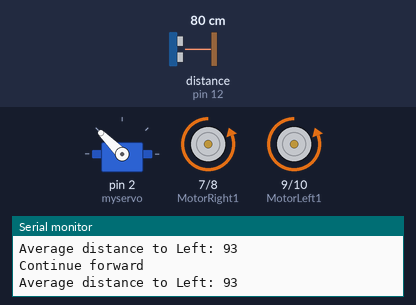
Simulated run of this sketch. Board: Arduino Uno, built with avr-gcc and run on an emulated ATmega328P. On the bench: servo, motor-driver pin pairs drawn as motors (green arrow = first pin HIGH = forward, orange = second pin HIGH = backward, longer = more drive, scaled by the enable pin), the last lines printed to the serial monitor. Wiring (inferred from the names in the program): ultrasonic range finder: trigger pin 13; echo pin 12. The test bench sets the inputs (shaded band); at power-on: distance to the obstacle (sensor on pin 12) 80 cm. The echo pulse lasts 58.3 µs per cm.

Above: at 1.2 s.
1.3 s: distance to the obstacle (sensor on pin 12) set to 2 cm
At 2.5 s:
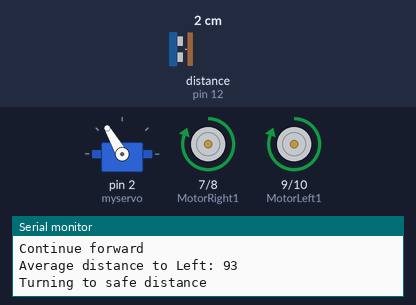
2.8 s: distance to the obstacle (sensor on pin 12) set to 60 cm
At 3.7 s:
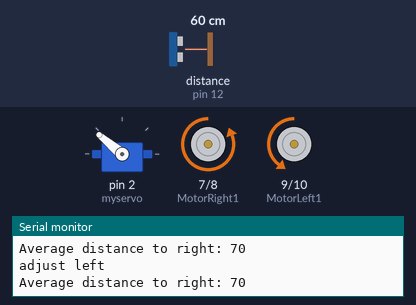
5.8 s: distance to the obstacle (sensor on pin 12) set to 120 cm
At 6.5 s:
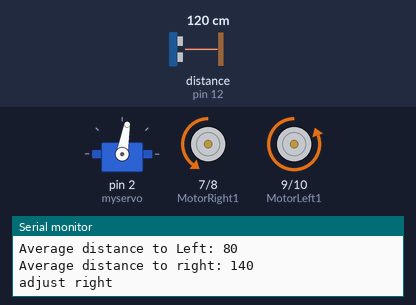
8.8 s: distance to the obstacle (sensor on pin 12) set to 250 cm
At 9.95 s:
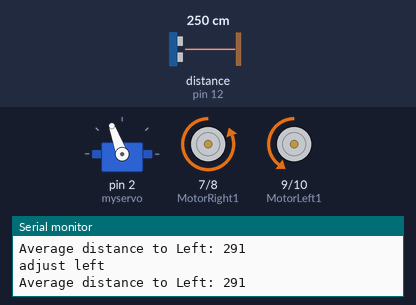
11.8 s: distance to the obstacle (sensor on pin 12) set to 299 cm
At 12.77 s:
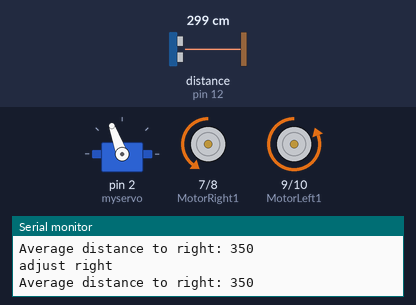
14.8 s: distance to the obstacle (sensor on pin 12) set to 35 cm
At 15.8 s:
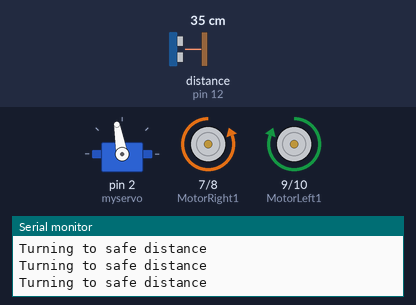
Timing chart, 0 to 17.3 s (numbered marks = the images above; inputs shaded):
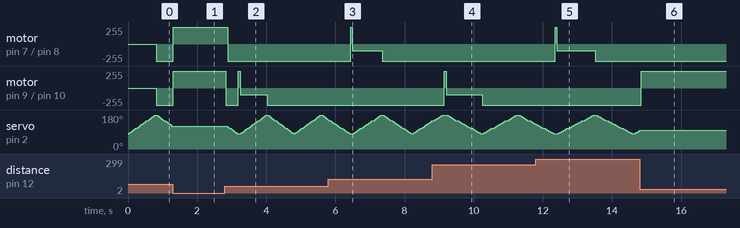

Measured:
- after the input at 1.3 s, motor on pin 7 (MotorRight1) / pin 8 (MotorRight2), motor on pin 9 (MotorLeft1) / pin 10 (MotorLeft2): backward 255/255 → forward 255/255 at once; servo on pin 2 (myservo): stops changing and stays 120°
- after the input at 2.8 s, motor on pin 7 (MotorRight1) / pin 8 (MotorRight2): forward 255/255 → backward 255/255 after 0.08 s; motor on pin 9 (MotorLeft1) / pin 10 (MotorLeft2): forward 255/255 → backward 255/255 at once, → backward 100/255 0.36 s later, → backward 255/255 0.84 s later
- after the input at 5.8 s, motor on pin 7 (MotorRight1) / pin 8 (MotorRight2): backward 255/255 → backward 100/255 after 0.64 s, → backward 255/255 0.92 s later
- after the input at 8.8 s, motor on pin 9 (MotorLeft1) / pin 10 (MotorLeft2): backward 255/255 → backward 100/255 after 0.35 s, → backward 255/255 1.1 s later
- after the input at 11.8 s, motor on pin 7 (MotorRight1) / pin 8 (MotorRight2): backward 255/255 → backward 100/255 after 0.56 s, → backward 255/255 1.2 s later
- after the input at 14.8 s, motor on pin 9 (MotorLeft1) / pin 10 (MotorLeft2): backward 255/255 → forward 255/255 after 0.05 s; servo on pin 2 (myservo): goes on until 14.8 s, then stays 100°
- by itself, servo on pin 2 (myservo): rises from 80° to 180° in 0.74 s, then falls to 120° in 0.49 s

The sketch:

motor_and_servo_control.ino
```cpp
//
//  Creator: Connor Abens
//  Description:
//               This code is meant for a 4WD robot chasis with a servo mounted ultrasonic sensor.
//               The robot should continuously sweep the ultrasonic sensor left and right.
//               With each sweep, the best new direction is chosen by greatest average distance.
//               Safe distance is being checked after each reading of the ultrasonic sensor.
//
//----------------------------------------------------------
#include <Servo.h>
#include "Timer.h"  // dont need this library as is


Timer t;
Servo myservo;  // create servo object to control a servo
const int echoPin = 12; // ultrasonic receive=echo pin
const int triggerPin = 13; // ultrasonic send=trigger pin

//motor pin setup
const int MotorRight1 = 7;
const int MotorRight2 = 8;
const int MotorLeft1 = 9;
const int MotorLeft2 = 10;
const int MotorRightPWM = 6;
const int MotorLeftPWM = 11;
int iSpeed = 255; //speed, range 0 to 255
int slowSpeed = 150;
const int Fgo = 8; // go straight
const int Rgo = 6; // turn right
const int Lgo = 4; // turn left
const int Bgo = 2; // go back
const int rightDir = 5; // for escape direction
const int leftDir = 6; // for escape direction
const int forwardDir = 7;// for escape direction
bool lastTurn = 0; // for escape direction

void setup()
{
   //Ultra sonic
  pinMode(echoPin, INPUT);
  pinMode(triggerPin, OUTPUT);
  //motor connections
  pinMode(MotorRight1, OUTPUT);  //
  pinMode(MotorRight2, OUTPUT);  //
  pinMode(MotorLeft1,  OUTPUT);  //
  pinMode(MotorLeft2,  OUTPUT);  //
  pinMode(MotorRightPWM, OUTPUT); //enable for right side motor
  pinMode(MotorLeftPWM, OUTPUT); //enable for right side motor

   myservo.attach(2);  // attaches the servo on pin 9 to the servo object
  Serial.begin(9600);
  //int tickEvent = t.every(3000, sweep);
  //int tickEvent2 = t.every(200, getDistance);
  //int afterEvent = t.every(1000, doAfter);

  }

//****************************  MAIN LOOP  ***********************************
void loop()
{
  //t.update(); // allows a function to be called every set amount of time
  sweep(); // obstacle avoiding function
}
//**********************  END MAIN LOOP *****************************************

//**********************  OBSTACLE AVOIDING SWEEP FUNCTION *****************************************
void sweep()
{

  int avgRight = 0;
  int avgLeft = 0;
  int pos = 80;
  int recent = 0;

    //right to middle-right sweep
  for (pos = 80; pos <= 110; pos += 5) { // goes from 80 degrees to 130 degrees in steps of 5 degree
    myservo.write(pos);              // tell servo to go to position in variable 'pos'
    delay(30);
    recent = getDistance();
    if(recent <= 45)  //check safe distance
        escape(rightDir);
    avgRight += recent;
  }

  avgRight = avgRight/6;
  Serial.print("Average distance to right: ");
  Serial.print(avgRight);
  Serial.print("\n");

  //middle-right to middle-left sweep
  for (pos = 110; pos <= 150; pos += 5) { // goes from 130 degrees to 180 degrees
                                         // in steps of 5 degree
    myservo.write(pos);              // tell servo to go to position in variable 'pos'
    delay(30);
    if(getDistance() <= 45)  //check safe distance
        escape(forwardDir);
  }


  //middle-left to left sweep
  for (pos = 150; pos <= 180; pos += 5) { // goes from 180 degrees to 130 degrees
    myservo.write(pos);              // tell servo to go to position in variable 'pos'
    delay(30);
    recent = getDistance();
    if(recent <= 45)  //check safe distance
        escape(leftDir);
    avgLeft += recent;                       // waits 15ms for the servo to reach the position
}
 avgLeft = avgLeft/6;
  Serial.print("Average distance to Left: ");
  Serial.print(avgLeft);
  Serial.print("\n");
  //put compare function here
    compare(avgLeft,avgRight);

 //This resets distances for next sweep's compare function
  avgRight = 0;
  avgLeft = 0;

//left to middle-left sweep
for (pos = 180; pos >= 150; pos -= 5) { // goes from 130 degrees to 80 degrees in steps of 5 degree
    myservo.write(pos);              // tell servo to go to position in variable 'pos'
    delay(30);       // waits 15ms for the servo to reach the position
    recent = getDistance();
    if(recent <= 45)  //check safe distance
        escape(leftDir);    //escape if distance not safe
    avgLeft += recent;
}
 avgLeft = avgLeft/6;
  Serial.print("Average distance to Left: ");
  Serial.print(avgLeft);
  Serial.print("\n");

  //middle-left to middle-right sweep
  for (pos = 150; pos >= 110; pos -= 5) { // goes from 130 degrees to 180 degrees
                                         // in steps of 5 degree
    myservo.write(pos);              // tell servo to go to position in variable 'pos'
    delay(30);
    if(getDistance() <= 45)  //check safe distance
        escape(forwardDir);
  }

    //right to middle-right sweep
  for (pos = 110; pos >= 80; pos -= 5) { // goes from 80 degrees to 130 degrees
                                         // in steps of 5 degree
    myservo.write(pos);              // tell servo to go to position in variable 'pos'
    delay(30);
    recent = getDistance();
    if(recent <= 45)  //check safe distance
        escape(rightDir);    //escape if distance not safe
    avgRight += recent;
  }

  avgRight = avgRight/6;
  Serial.print("Average distance to right: ");
  Serial.print(avgRight);
  Serial.print("\n");
  //////////put compare function here
  compare(avgLeft,avgRight);

}
//**********************  END SWEEP FUNCTION *****************************************


//************Ultrasonic distance calculator*************************************
//detect distance for given angles and print char + direction
float getDistance() {
  digitalWrite(triggerPin, LOW); // ultrasonic echo low level in 2us
  delayMicroseconds(2);
  digitalWrite(triggerPin, HIGH); // ultrasonic echo high level in 10us, at least 10us
  delayMicroseconds(10);
  digitalWrite(triggerPin, LOW); // ultgrasonic echo low level
  float distance = pulseIn(echoPin, HIGH); // read time
  distance = distance / 5.8 / 10; // turn time to distance
  //Serial.print(" distance: "); //
  //Serial.print(int(distance)); //  output distance (mm)
  //Serial.print("\n");
  return distance;
}

//*****************Absolute value function**********************************
int abso(int value)
{
  if (value < 0)
      return -value;
  else
      return value;
}

//*****************Escape function**********************************
void escape(int direction) {

  while(getDistance() <= 50){ //runs through loop until clearance greater than 50 cm
  Serial.print("Turning to safe distance \n"); //serial prints

  while(getDistance() < 20){ // runs backwards until 20cm of clearance
  back(5); // backs up for 5 msec
  }
  // if clearance is greater than 20cm then it turns away from the direction sensor is facing
  if (direction == rightDir)
    turnL(5);
  else if (direction == leftDir)
    turnR(5);
   // if sensor is facing forward then it alternates turning direction everytime it sees a new object
  else{
    if(lastTurn) // checks boolean value to alternate direction when sensor facing forward
      turnL(5);
    else
      turnR(5);
  }
  }
  Serial.print("safe to proceed \n"); // prints when escape loop finishes
  //continue forward
  advance(0); // robot moves forward
  lastTurn = !lastTurn; //alternates bool value for next turn direction
}

//**************Compare Funtion*********************************
void compare(int left, int right){
  int diff = left - right;
  if(abso(diff) <= 20){
     //continue forward
     advance(0);
     Serial.print("Continue forward \n");
  }
  else {
   if(left > right){
      //adjust left
      turnL(5);
      slightL(0);
      Serial.print("adjust left \n");
   }
   else{
      //adjust right
      turnR(5);
      slightR(0);
     Serial.print("adjust right \n");
   }
  }
}


//**************Movement functions******************************
void advance(int d) { //go straight
  digitalWrite(MotorRight1, LOW);
  digitalWrite(MotorRight2, HIGH);
  digitalWrite(MotorLeft1, LOW);
  digitalWrite(MotorLeft2, HIGH);
  analogWrite(MotorRightPWM, iSpeed);
  analogWrite(MotorLeftPWM, iSpeed);
  delay(d * 10);
}
void slightL(int d) {
  digitalWrite(MotorRight1, LOW);
  digitalWrite(MotorRight2, HIGH);
  digitalWrite(MotorLeft1, LOW);
  digitalWrite(MotorLeft2, HIGH);
  analogWrite(MotorRightPWM, iSpeed);
  analogWrite(MotorLeftPWM, 100);
  delay(d * 10);
}
void slightR(int d) {
  digitalWrite(MotorRight1, LOW);
  digitalWrite(MotorRight2, HIGH);
  digitalWrite(MotorLeft1, LOW);
  digitalWrite(MotorLeft2, HIGH);
  analogWrite(MotorRightPWM, 100);
  analogWrite(MotorLeftPWM, iSpeed);
  delay(d * 10);
}
void left(int d) { //turn right (single wheel)
  digitalWrite(MotorLeft1, LOW);
  digitalWrite(MotorLeft2, HIGH);
  digitalWrite(MotorRight1, LOW);
  digitalWrite(MotorRight2, LOW);
  analogWrite(MotorRightPWM, iSpeed);
  analogWrite(MotorLeftPWM, iSpeed);
  delay(d * 10);
}
void right(int d) {//turn left(single wheel)
  digitalWrite(MotorRight1, LOW);
  digitalWrite(MotorRight2, HIGH);
  digitalWrite(MotorLeft1, LOW);
  digitalWrite(MotorLeft2, LOW);
  analogWrite(MotorRightPWM, iSpeed);
  analogWrite(MotorLeftPWM, iSpeed);
  delay(d * 10);
}
void turnR(int d) {//turn right (two wheels)
  digitalWrite(MotorRight1, HIGH);
  digitalWrite(MotorRight2, LOW);
  digitalWrite(MotorLeft1, LOW);
  digitalWrite(MotorLeft2, HIGH);
  analogWrite(MotorRightPWM, 255);
  analogWrite(MotorLeftPWM, 255);
  delay(d * 10);
}
void turnL(int d) {//turn left (two wheels)
  digitalWrite(MotorRight1, LOW);
  digitalWrite(MotorRight2, HIGH);
  digitalWrite(MotorLeft1, HIGH);
  digitalWrite(MotorLeft2, LOW);
  analogWrite(MotorRightPWM, iSpeed);
  analogWrite(MotorLeftPWM, iSpeed);
  delay(d * 10);
}
void stopp(int d) { //stop
  digitalWrite(MotorRight1, LOW);
  digitalWrite(MotorRight2, LOW);
  digitalWrite(MotorLeft1, LOW);
  digitalWrite(MotorLeft2, LOW);
  analogWrite(MotorRightPWM, iSpeed);
  analogWrite(MotorLeftPWM, iSpeed);
  delay(d * 10);
}
void back(int d) { //go back
  digitalWrite(MotorRight1, HIGH);
  digitalWrite(MotorRight2, LOW);
  digitalWrite(MotorLeft1, HIGH);
  digitalWrite(MotorLeft2, LOW);
  analogWrite(MotorRightPWM, iSpeed);
  analogWrite(MotorLeftPWM, iSpeed);
  delay(d * 10);
}
```
